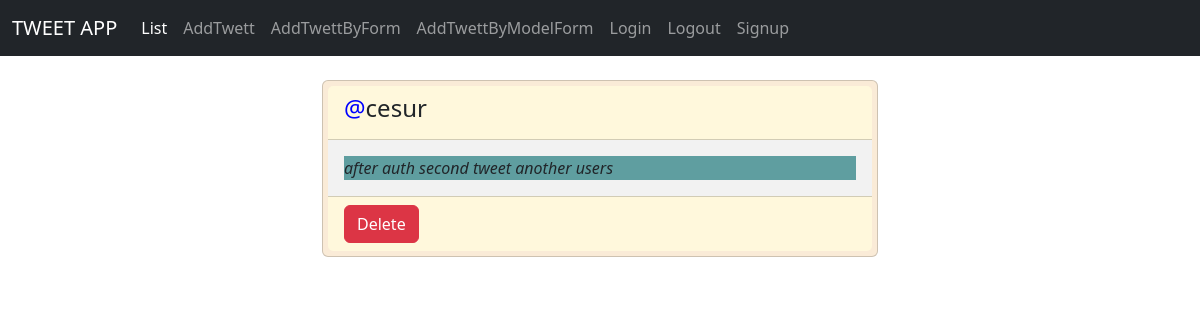
The app's page / (signed in) with its own data.
### tweetapp/models.py (models this page shows, shortened)
class Tweet(models.Model):
    username = models.ForeignKey(User, on_delete=models.CASCADE, null=True)  # kullaıcı silinirse tweetleride silinsin
    tweet = models.CharField(max_length=140)

### tweetapp/views.py (the view)
# urls.py: path('', views.listtweet, name='listtweet'),
def listtweet(request):
    all_tweets = models.Tweet.objects.all()
    tweet_dict = {'tweets': all_tweets}
    return render(request, 'tweetapp/listtweet.html', context=tweet_dict)

### tweetapp/templates/tweetapp/listtweet.html
{% extends "base.html" %}
{% block content %}
<div class="container" style="width: 50%;">
    {% for tweet in tweets %}
    <div class="card " style="padding: 5px; margin: 10px;background-color: antiquewhite;">
        <div class="card-header" style="background-color: cornsilk">
            <h4>  <span style="color: blue;">@</span>{{tweet.username}}</h4>
        </div>
        <div class="card-body" style="background-color: #f2f2f2">
            <p class="card-text" style="background-color: cadetblue"><em> {{tweet.tweet}} </em></p>
        </div>
        {% if tweet.username == user %}
        <div class="card-footer" style="background-color: cornsilk">
            <a href="{% url 'tweetapp:deletetweet' id=tweet.id %}" class="btn btn-danger">Delete</a>
        {%endif%}
    </div>
    {% endfor %}
</div>
{% endblock %}

### records on screen
Tweet: username "cesur", tweet "after auth second tweet another users", shows "Delete"
